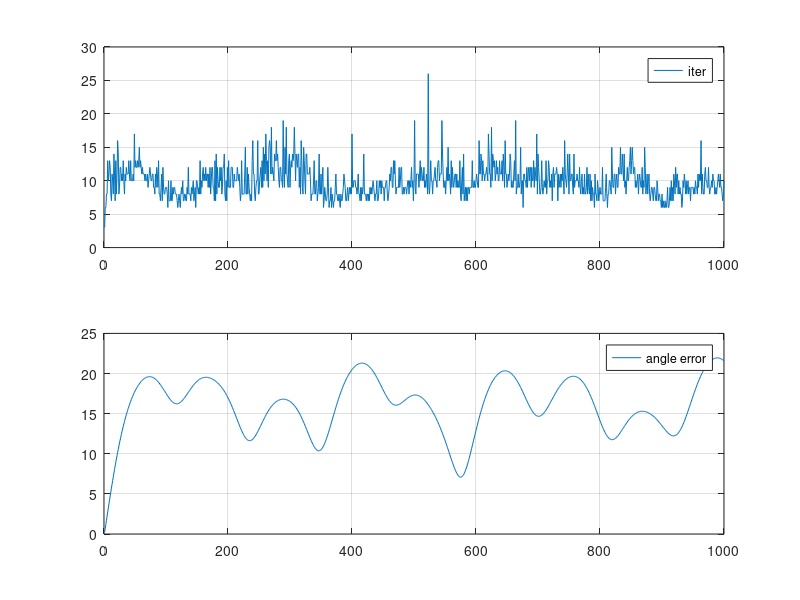
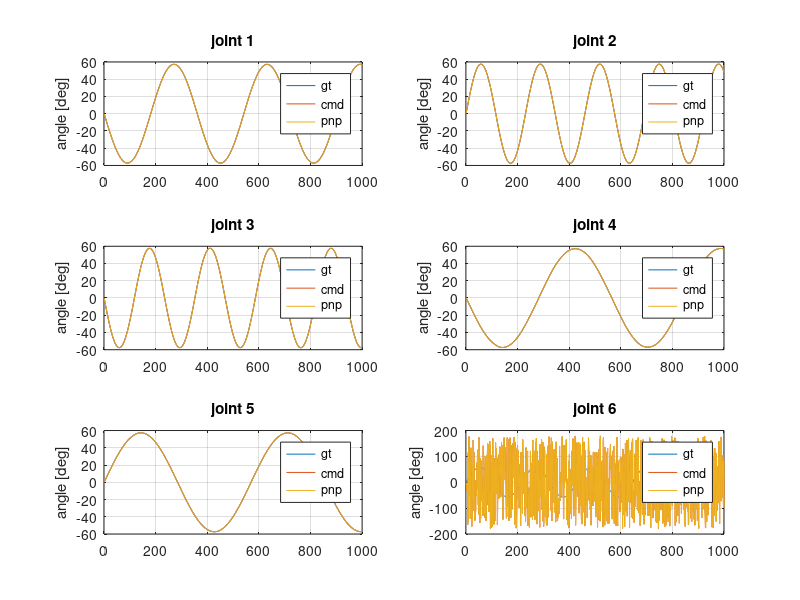

The MATLAB script that drew these images, in order:
% close all; clear; clc;

data = csvread('dt_debug.csv', 1, 0);

iter = data(:,1);
angle_error = data(:,2);
angle_gt = data(:,3:8)*180/pi;
angle_command = data(:,9:14)*180/pi;
angle_control = data(:, 15:20)*180/pi;
angle_pnp = data(:, 21:26)*180/pi;
% jacobian = data(:, 27:end);
% 
% 
% J = reshape(jacobian, n, 14, 7);
n = size(data,1);
angle_diff = zeros(n-1,1);
for i=1:n-1
    angle_diff(i) = norm(angle_gt(i+1)-angle_gt(i));
end
angle_command = angle_pnp;

figure(1);
clf;
subplot(2,1,1)
plot(iter);
legend('iter');
grid on;
subplot(2,1,2)
plot(angle_error);
grid on
legend('angle error');

figure(2);
clf;
subplot(3,2,1)
plot(angle_gt(:,1));
grid on;
hold on;
plot(angle_command(:,1));
plot(angle_pnp(:,1));
title('joint 1')
ylabel('angle [deg]')
legend('gt', 'cmd', 'pnp')

subplot(3,2,2)
plot(angle_gt(:,2));
grid on;
hold on;
plot(angle_command(:,2));
plot(angle_pnp(:,2));
title('joint 2')
ylabel('angle [deg]')
legend('gt', 'cmd', 'pnp')

subplot(3,2,3)
plot(angle_gt(:,3));
grid on;
hold on;
plot(angle_command(:,3));
plot(angle_pnp(:,3));
title('joint 3')
ylabel('angle [deg]')
legend('gt', 'cmd', 'pnp')

subplot(3,2,4)
plot(angle_gt(:,4));
grid on;
hold on;
plot(angle_command(:,4));
plot(angle_pnp(:,4));
title('joint 4')
ylabel('angle [deg]')
legend('gt', 'cmd', 'pnp')

subplot(3,2,5)
plot(angle_gt(:,5));
grid on;
hold on;
plot(angle_command(:,5));
plot(angle_pnp(:,5));
title('joint 5')
ylabel('angle [deg]')
legend('gt', 'cmd', 'pnp')

subplot(3,2,6)
plot(angle_gt(:,6));
grid on;
hold on;
plot(angle_command(:,6));
plot(angle_pnp(:,6));
title('joint 6')
ylabel('angle [deg]')
legend('gt', 'cmd', 'pnp')